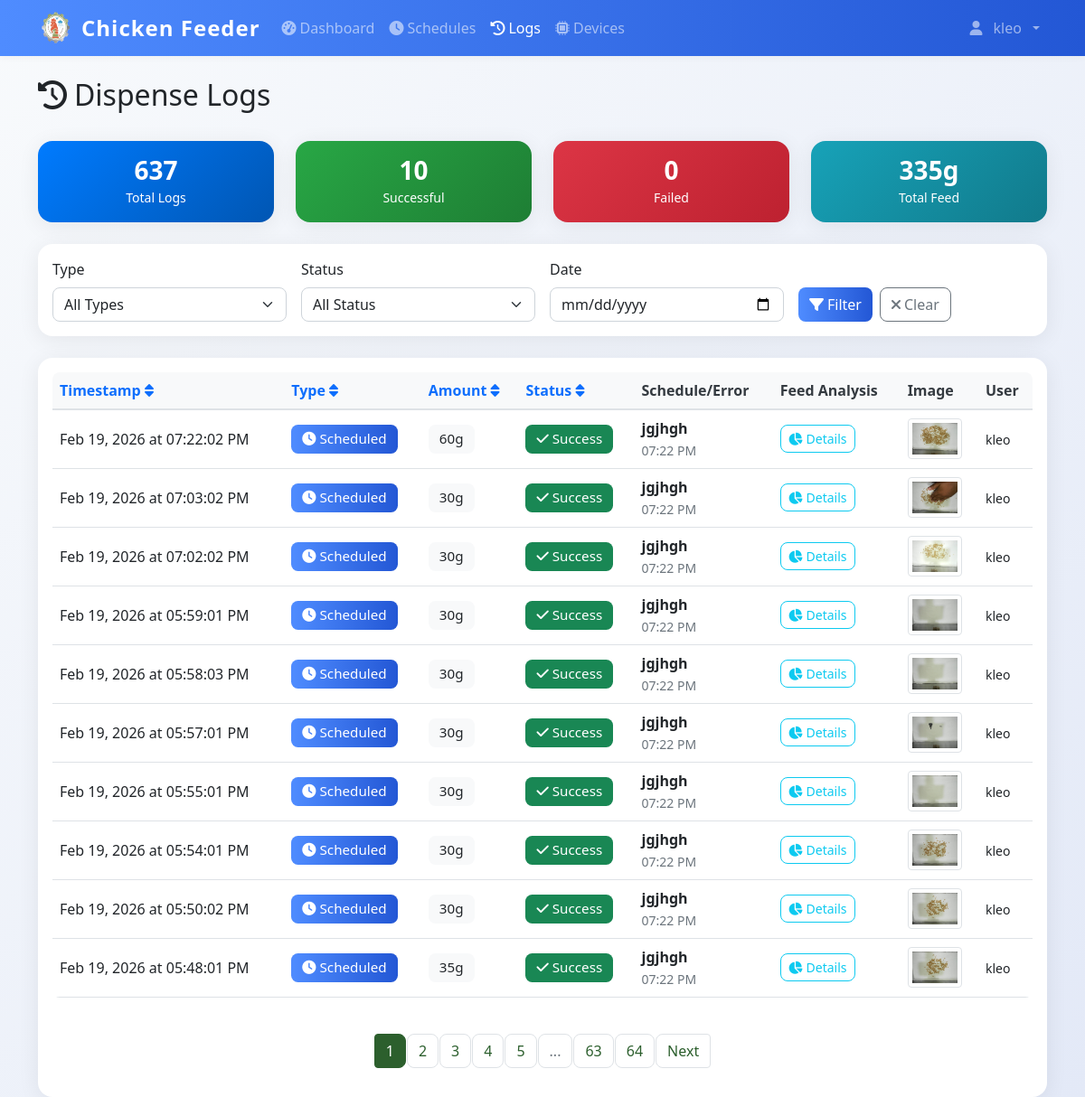
The page /logs (signed in) on the database as committed earlier.
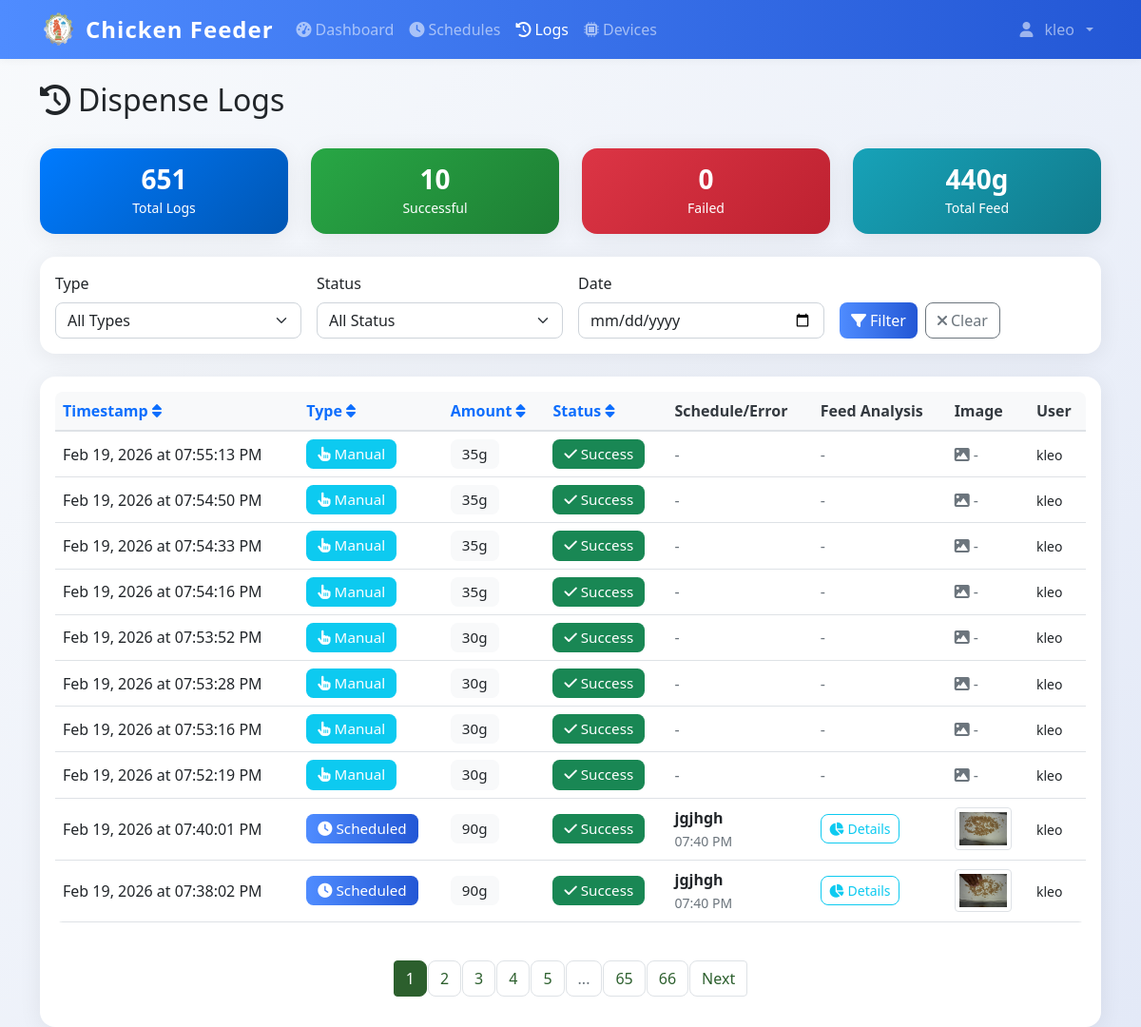
The same page on the database as committed later.
### models.py (models this page shows)
class DispenseLog(db.Model):
    id = db.Column(db.Integer, primary_key=True)
    timestamp = db.Column(db.DateTime, default=datetime.now, nullable=False)
    amount_grams = db.Column(db.Integer, nullable=False)
    trigger_type = db.Column(db.String(20), nullable=False)
    schedule_id = db.Column(db.Integer, db.ForeignKey('feed_schedule.id'), nullable=True)
    status = db.Column(db.String(20), default='success')
    error_message = db.Column(db.Text, nullable=True)
    image_path = db.Column(db.String(255), nullable=True)  # Path to captured feed image
    pellet_count = db.Column(db.Integer, nullable=True)  # Number of pellets detected in image
    grams_detected = db.Column(db.Float, nullable=True)  # Estimated grams of pellets in feeder
    grams_dispensed = db.Column(db.Integer, nullable=True)  # Actual amount dispensed by servo
    triggered_by = db.Column(db.Integer, db.ForeignKey('user.id'), nullable=True)
    schedule = db.relationship('FeedSchedule', backref=db.backref('dispense_logs', lazy=True))
    user = db.relationship('User', backref=db.backref('dispense_logs', lazy=True))

class FeedSchedule(db.Model):
    id = db.Column(db.Integer, primary_key=True)
    name = db.Column(db.String(100), nullable=False)
    feed_time = db.Column(db.Time, nullable=False)
    amount_grams = db.Column(db.Integer, nullable=False)
    is_active = db.Column(db.Boolean, default=True)
    created_by = db.Column(db.Integer, db.ForeignKey('user.id'), nullable=False)
    created_at = db.Column(db.DateTime, default=datetime.now)
    user = db.relationship('User', backref=db.backref('schedules', lazy=True))

class User(UserMixin, db.Model):
    id = db.Column(db.Integer, primary_key=True)
    username = db.Column(db.String(80), unique=True, nullable=False)
    email = db.Column(db.String(120), unique=True, nullable=False)
    password_hash = db.Column(db.String(120), nullable=False)
    iot_device_url = db.Column(db.String(255), nullable=True)  # e.g., 'http://192.168.1.100:5000' or 'pi_klei'
    is_admin = db.Column(db.Boolean, default=True)
    created_at = db.Column(db.DateTime, default=datetime.now)

### app.py (the view)
@app.route('/logs')
@login_required
def logs():
    page = request.args.get('page', 1, type=int)
    if not current_user.is_admin:
        logs = DispenseLog.query.filter_by(triggered_by=current_user.id).order_by(DispenseLog.timestamp.desc()).paginate(
            page=page, per_page=10, error_out=False
        )
    else:
        logs = DispenseLog.query.order_by(DispenseLog.timestamp.desc()).paginate(
            page=page, per_page=10, error_out=False
        )
    return render_template('logs.html', logs=logs)

### app.py (called while the page is built)
@login_manager.user_loader
def load_user(user_id):
    return db.session.get(User, int(user_id))

@app.context_processor
def inject_datetime():
    return {'datetime': datetime}

@app.before_request
def restrict_admin_from_user_pages():
    if current_user.is_authenticated and getattr(current_user, 'is_admin', False):
        if not request.path.startswith('/admin'):
            if not request.path.startswith('/static') and not request.path.startswith('/logout'):
                return redirect(url_for('admin.dashboard'))

### templates/logs.html (shortened to what the changed rows need)
{% extends "base.html" %}
{% block content %}
<div class="container mt-4">
    <div class="row mb-4">
        <div class="col">
            <h1 class="h2">
                <i class="fas fa-history me-2"></i>Dispense Logs
            </h1>
        </div>
    </div>
    {% if not logs or not logs.items %}
    <div class="text-center text-muted py-5">
        <i class="fas fa-clipboard-list fa-4x mb-3"></i>
        <h4>No Logs Available</h4>
        <p class="mb-4">No log data found. Dispense logs will appear here once you start feeding.</p>
        <a href="{{ url_for('dashboard') }}" class="btn btn-primary">
            <i class="fas fa-tachometer-alt me-2"></i>Go to Dashboard
        </a>
    </div>
    {% else %}
    <div class="row my-4">
        <div class="col-md-3">
            <div class="card bg-primary text-white">
                <div class="card-body text-center">
                    <h3 class="mb-0">{{ logs.total }}</h3>
                    <small>Total Logs</small>
                </div>
            </div>
        </div>
        <div class="col-md-3">
            <div class="card bg-success text-white">
                <div class="card-body text-center">
                    <h3 class="mb-0">{{ logs.items|selectattr('status', 'equalto', 'success')|list|length }}</h3>
                    <small>Successful</small>
                </div>
            </div>
        </div>
        <div class="col-md-3">
            <div class="card bg-danger text-white">
                <div class="card-body text-center">
                    <h3 class="mb-0">{{ logs.items|selectattr('status', 'equalto', 'failure')|list|length }}</h3>
                    <small>Failed</small>
                </div>
            </div>
        </div>
        <div class="col-md-3">
            <div class="card bg-info text-white">
                <div class="card-body text-center">
                    <h3 class="mb-0">{{ logs.items|sum(attribute='amount_grams') }}g</h3>
                    <small>Total Feed</small>
                </div>
            </div>
        </div>
    </div>
    <div class="card mb-4">
        <div class="card-body">
            <div class="row g-3">
                <div class="col-md-3">
                    <label for="filter-type" class="form-label">Type</label>
                    <select class="form-select" id="filter-type">
                        <option value="">All Types</option>
                    </select>
                </div>
                <div class="col-md-3">
                    <label for="filter-status" class="form-label">Status</label>
                    <select class="form-select" id="filter-status">
                        <option value="">All Status</option>
                    </select>
                </div>
                <div class="col-md-3">
                    <label for="filter-date" class="form-label">Date</label>
                    <input type="date" class="form-control" id="filter-date">
                </div>
                <div class="col-md-3">
                    <label class="form-label">&nbsp;</label>
                    <div class="d-flex gap-2">
                        <button class="btn btn-primary" onclick="applyFilters()">
                            <i class="fas fa-filter me-1"></i>Filter
                        </button>
                        <button class="btn btn-outline-secondary" onclick="clearFilters()">
                            <i class="fas fa-times me-1"></i>Clear
                        </button>
                    </div>
                </div>
            </div>
        </div>
    </div>
    <div class="card">
        <div class="card-body">
            {% if logs.items %}
            <div class="table-responsive">
                <table class="table table-hover">
                    <thead>
                        <tr>
                            <th>
                                <a href="#" onclick="sortTable('timestamp')" class="text-decoration-none">
                                    Timestamp <i class="fas fa-sort"></i>
                                </a>
                            </th>
                            <th>
                                <a href="#" onclick="sortTable('type')" class="text-decoration-none">
                                    Type <i class="fas fa-sort"></i>
                                </a>
                            </th>
                            <th>
                                <a href="#" onclick="sortTable('amount')" class="text-decoration-none">
                                    Amount <i class="fas fa-sort"></i>
                                </a>
                            </th>
                            <th>
                                <a href="#" onclick="sortTable('status')" class="text-decoration-none">
                                    Status <i class="fas fa-sort"></i>
                                </a>
                            </th>
                            <th>Schedule/Error</th>
                            <th>Feed Analysis</th>
                            <th>Image</th>
                            <th>User</th>
                        </tr>
                    </thead>
                    <tbody id="logs-table-body">
                        {% for log in logs.items %}
                        <tr class="log-row"
                            data-type="{{ log.trigger_type }}"
                            data-status="{{ log.status }}"
                            data-date="{{ log.timestamp.strftime('%Y-%m-%d') }}">
                            <td>
                                {{ log.timestamp.strftime('%b %d, %Y at %I:%M:%S %p') }}
                            </td>
                            <td>
                                {% if log.trigger_type == 'manual' %}
                                    <span class="badge bg-info">
                                        <i class="fas fa-hand-pointer me-1"></i>Manual
                                    </span>
                                {% else %}
                                    <span class="badge bg-primary">
                                        <i class="fas fa-clock me-1"></i>Scheduled
                                    </span>
                                {% endif %}
                            </td>
                            <td>
                                <span class="badge bg-light text-dark">{{ log.amount_grams }}g</span>
                            </td>
                            <td>
                                {% if log.status == 'success' %}
                                    <span class="badge bg-success">
                                        <i class="fas fa-check me-1"></i>Success
                                    </span>
                                {% else %}
                                    <span class="badge bg-danger">
                                        <i class="fas fa-times me-1"></i>Failed
                                    </span>
                                {% endif %}
                            </td>
                            <td style="max-width: 350px;">
                                {% if log.schedule %}
                                    <div>
                                        <strong>{{ log.schedule.name }}</strong>
                                    </div>
                                    <small class="text-muted">{{ log.schedule.feed_time.strftime('%I:%M %p') }}</small>
                                {% elif log.error_message %}
                                    <div class="text-danger" title="{{ log.error_message }}" style="cursor: help;">
                                        <i class="fas fa-exclamation-triangle me-1"></i>
                                        <small>{{ log.error_message[:100] }}{% if log.error_message|length > 100 %}...{% endif %}</small>
                                    </div>
                                {% else %}
                                    <span class="text-muted">-</span>
                                {% endif %}
                            </td>
                            <td>
                                {% if log.pellet_count is not none or log.grams_detected is not none or log.grams_dispensed is not none %}
                                    <button class="btn btn-sm btn-outline-info"
                                            onclick="showFeedDetails({{ log.pellet_count or 0 }}, {{ log.grams_detected or 0 }}, {{ log.grams_dispensed or 0 }}, {{ log.amount_grams }})"
                                            title="View feed analysis details">
                                        <i class="fas fa-chart-pie me-1"></i>Details
                                    </button>
                                {% else %}
                                    <span class="text-muted">-</span>
                                {% endif %}
                            </td>
                            <td>
                                {% if log.image_path %}
                                    <img src="{{ url_for('static', filename=log.image_path) }}"
                                         alt="Feed Image"
                                         class="img-thumbnail"
                                         style="width: 60px; height: 45px; object-fit: cover; cursor: pointer;"
                                         onclick="viewImage('{{ url_for('static', filename=log.image_path) }}')"
                                         title="Click to view full image">
                                {% else %}
                                    <span class="text-muted"><i class="fas fa-image"></i> -</span>
                                {% endif %}
                            </td>
                            <td>
                                {% if log.user %}
                                    <small>{{ log.user.username }}</small>
                                {% else %}
                                    <small class="text-muted">System</small>
                                {% endif %}
                            </td>
                        </tr>
                        {% endfor %}
                    </tbody>
                </table>
            </div>
            {% if logs.pages > 1 %}
            <nav aria-label="Logs pagination" class="mt-4">
                <ul class="pagination justify-content-center">
                    {% for page_num in logs.iter_pages() %}
                        {% if page_num %}
                            {% if page_num != logs.page %}
                                <li class="page-item">
                                    <a class="page-link" href="{{ url_for('logs', page=page_num) }}">{{ page_num }}</a>
                                </li>
                            {% else %}
                                <li class="page-item active">
                                    <span class="page-link">{{ page_num }}</span>
                                </li>
                            {% endif %}
                        {% else %}
                            <li class="page-item disabled">
                                <span class="page-link">...</span>
                            </li>
                        {% endif %}
                    {% endfor %}
                    {% if logs.has_next %}
                        <li class="page-item">
                            <a class="page-link" href="{{ url_for('logs', page=logs.next_num) }}">Next</a>
                        </li>
                    {% endif %}
                </ul>
            </nav>
            {% endif %}
            {% endif %}
        </div>
    </div>
</div>
{% endif %}
{% endblock %}

Rows that differ between the two databases and show on the page:
no longer on this page (row unchanged): DispenseLog: timestamp "Feb 19, 2026 at 07:22:02 PM", trigger_type "scheduled" (drawn), amount_grams "60", status "success" (drawn), schedule.name "jgjhgh", schedule.feed_time "07:22 PM", image_path (picture), user.username "kleo"
no longer on this page (row unchanged): DispenseLog: timestamp "Feb 19, 2026 at 07:03:02 PM", trigger_type "scheduled" (drawn), amount_grams "30", status "success" (drawn), schedule.name "jgjhgh", schedule.feed_time "07:22 PM", image_path (picture), user.username "kleo"
no longer on this page (row unchanged): DispenseLog: timestamp "Feb 19, 2026 at 07:02:02 PM", trigger_type "scheduled" (drawn), amount_grams "30", status "success" (drawn), schedule.name "jgjhgh", schedule.feed_time "07:22 PM", image_path (picture), user.username "kleo"
no longer on this page (row unchanged): DispenseLog: timestamp "Feb 19, 2026 at 05:59:01 PM", trigger_type "scheduled" (drawn), amount_grams "30", status "success" (drawn), schedule.name "jgjhgh", schedule.feed_time "07:22 PM", image_path (picture), user.username "kleo"
no longer on this page (row unchanged): DispenseLog: timestamp "Feb 19, 2026 at 05:58:03 PM", trigger_type "scheduled" (drawn), amount_grams "30", status "success" (drawn), schedule.name "jgjhgh", schedule.feed_time "07:22 PM", image_path (picture), user.username "kleo"
no longer on this page (row unchanged): DispenseLog: timestamp "Feb 19, 2026 at 05:57:01 PM", trigger_type "scheduled" (drawn), amount_grams "30", status "success" (drawn), schedule.name "jgjhgh", schedule.feed_time "07:22 PM", image_path (picture), user.username "kleo"
no longer on this page (row unchanged): DispenseLog: timestamp "Feb 19, 2026 at 05:55:01 PM", trigger_type "scheduled" (drawn), amount_grams "30", status "success" (drawn), schedule.name "jgjhgh", schedule.feed_time "07:22 PM", image_path (picture), user.username "kleo"
no longer on this page (row unchanged): DispenseLog: timestamp "Feb 19, 2026 at 05:54:01 PM", trigger_type "scheduled" (drawn), amount_grams "30", status "success" (drawn), schedule.name "jgjhgh", schedule.feed_time "07:22 PM", image_path (picture), user.username "kleo"
no longer on this page (row unchanged): DispenseLog: timestamp "Feb 19, 2026 at 05:50:02 PM", trigger_type "scheduled" (drawn), amount_grams "30", status "success" (drawn), schedule.name "jgjhgh", schedule.feed_time "07:22 PM", image_path (picture), user.username "kleo"
no longer on this page (row unchanged): DispenseLog: timestamp "Feb 19, 2026 at 05:48:01 PM", trigger_type "scheduled" (drawn), amount_grams "35", status "success" (drawn), schedule.name "jgjhgh", schedule.feed_time "07:22 PM", image_path (picture), user.username "kleo"
added DispenseLog: timestamp "Feb 19, 2026 at 07:55:13 PM", trigger_type "manual" (drawn), amount_grams "35", status "success" (drawn), user.username "kleo"
added DispenseLog: timestamp "Feb 19, 2026 at 07:54:50 PM", trigger_type "manual" (drawn), amount_grams "35", status "success" (drawn), user.username "kleo"
added DispenseLog: timestamp "Feb 19, 2026 at 07:54:33 PM", trigger_type "manual" (drawn), amount_grams "35", status "success" (drawn), user.username "kleo"
added DispenseLog: timestamp "Feb 19, 2026 at 07:54:16 PM", trigger_type "manual" (drawn), amount_grams "35", status "success" (drawn), user.username "kleo"
added DispenseLog: timestamp "Feb 19, 2026 at 07:53:52 PM", trigger_type "manual" (drawn), amount_grams "30", status "success" (drawn), user.username "kleo"
added DispenseLog: timestamp "Feb 19, 2026 at 07:53:28 PM", trigger_type "manual" (drawn), amount_grams "30", status "success" (drawn), user.username "kleo"
added DispenseLog: timestamp "Feb 19, 2026 at 07:53:16 PM", trigger_type "manual" (drawn), amount_grams "30", status "success" (drawn), user.username "kleo"
added DispenseLog: timestamp "Feb 19, 2026 at 07:52:19 PM", trigger_type "manual" (drawn), amount_grams "30", status "success" (drawn), user.username "kleo"
added DispenseLog: timestamp "Feb 19, 2026 at 07:40:01 PM", trigger_type "scheduled" (drawn), amount_grams "90", status "success" (drawn), schedule.name "jgjhgh", schedule.feed_time "07:40 PM", image_path (picture), user.username "kleo"
added DispenseLog: timestamp "Feb 19, 2026 at 07:38:02 PM", trigger_type "scheduled" (drawn), amount_grams "90", status "success" (drawn), schedule.name "jgjhgh", schedule.feed_time "07:40 PM", image_path (picture), user.username "kleo"
Other text that changed with them:
{{ logs.total }}: "637" → "651"
{{ logs.items|sum(attribute='amount_grams') }}: "335" → "440"
new list line: "65"
new list line: "66"
list line gone: "63"
list line gone: "64"
